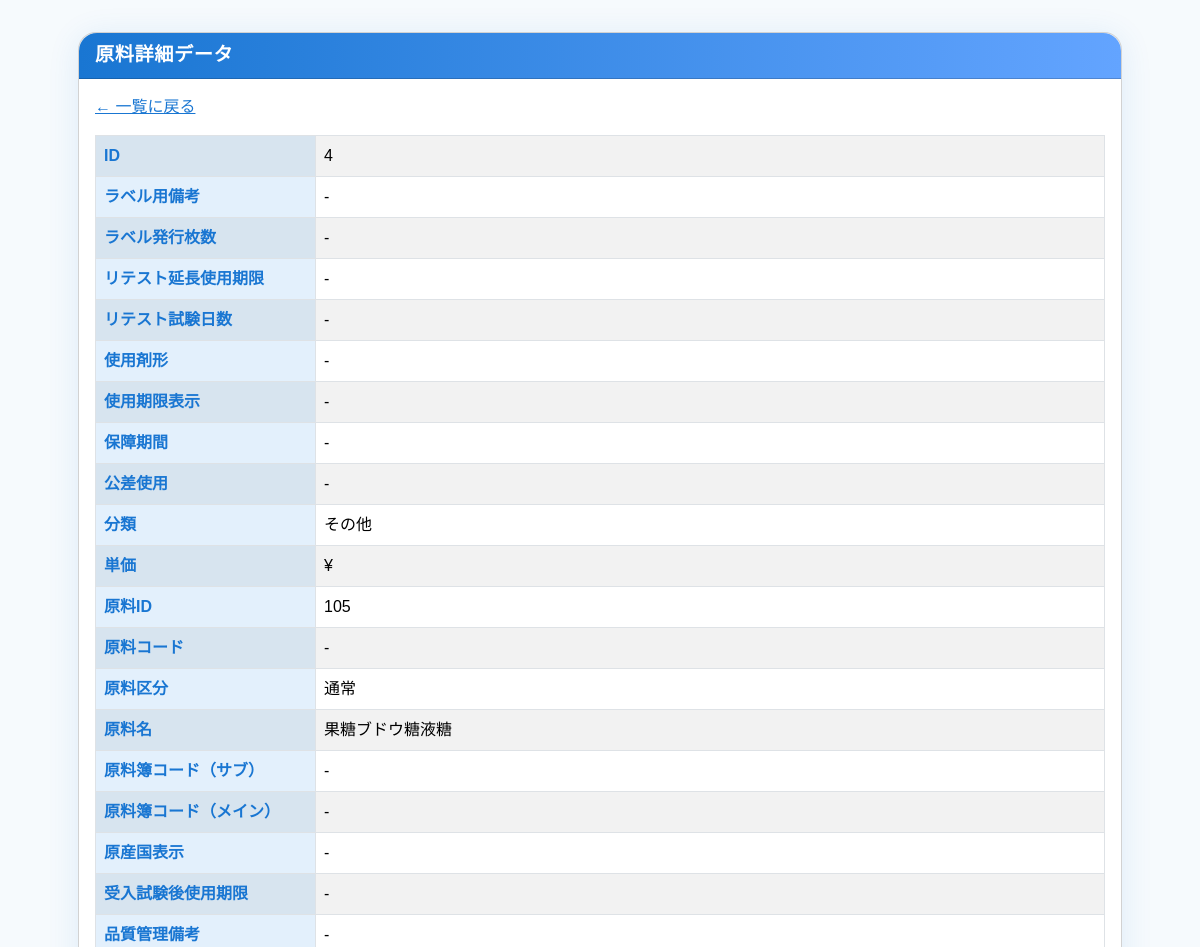
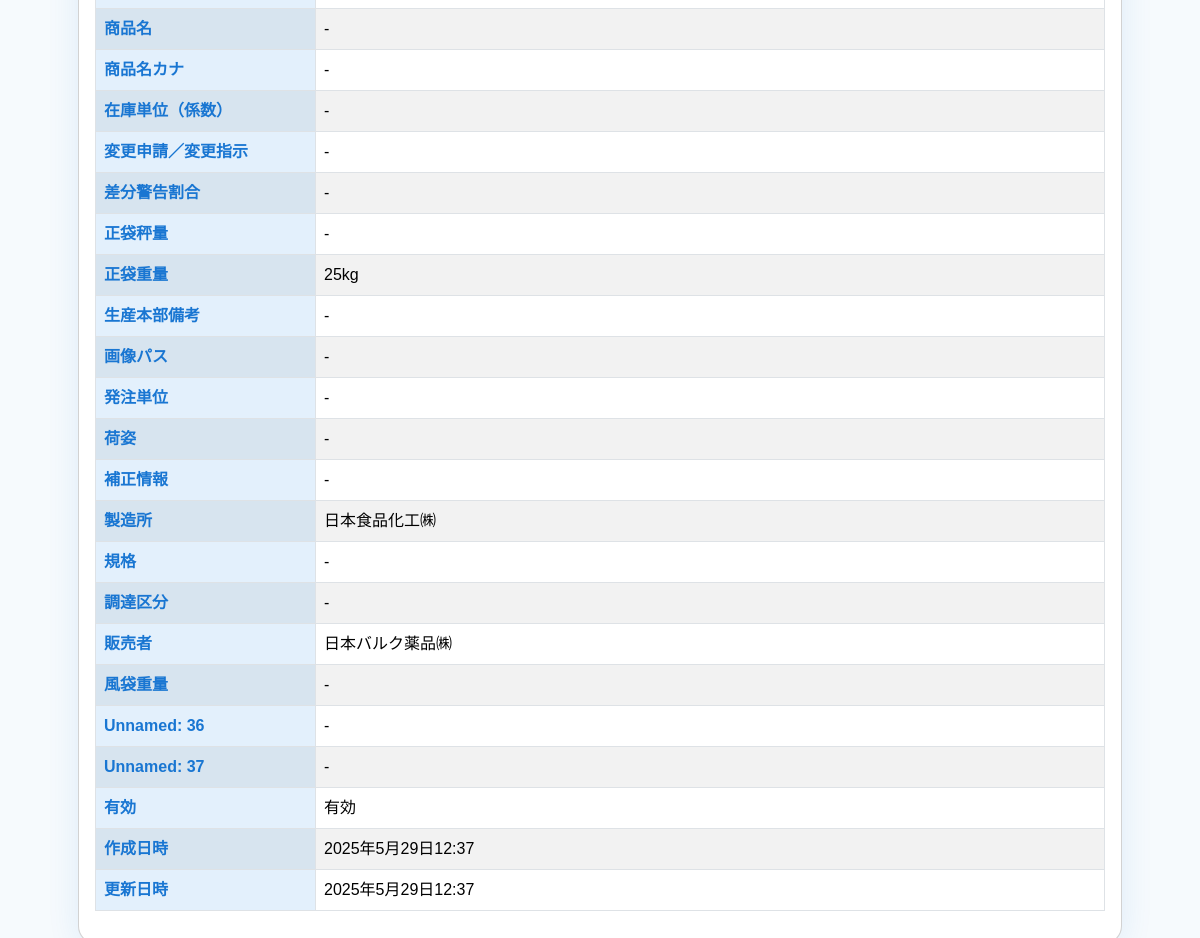
/detail/4/, run on the app's committed database (2 pictures, top to bottom).
### materials/models.py (models this page shows, shortened)
class Material(models.Model):
    label_note = models.CharField('ラベル用備考', max_length=255)
    label_issue_count = models.CharField('ラベル発行枚数', max_length=100)
    retest_extension_expiry = models.CharField('リテスト延長使用期限', max_length=100)
    retest_days = models.CharField('リテスト試験日数', max_length=100)
    usage_form = models.CharField('使用剤形', max_length=100)
    expiry_display = models.CharField('使用期限表示', max_length=100)
    guarantee_period = models.CharField('保障期間', max_length=100)
    tolerance_usage = models.CharField('公差使用', max_length=100)
    category = models.CharField('分類', max_length=100)
    unit_price = models.CharField('単価', max_length=100)
    material_id = models.CharField('原料ID', max_length=100, unique=True)
    material_code = models.CharField('原料コード', max_length=100)
    material_category = models.CharField('原料区分', max_length=100)
    material_name = models.CharField('原料名', max_length=100)
    material_sub_code = models.CharField('原料簿コード（サブ）', max_length=100)
    material_main_code = models.CharField('原料簿コード（メイン）', max_length=100)
    origin_country = models.CharField('原産国表示', max_length=100)
    post_test_expiry = models.CharField('受入試験後使用期限', max_length=100)
    qc_note = models.CharField('品質管理備考', max_length=255)
    product_name = models.CharField('商品名', max_length=100)
    product_kana = models.CharField('商品名カナ', max_length=100)
    stock_unit_coefficient = models.CharField('在庫単位（係数）', max_length=100)
    change_request = models.CharField('変更申請／変更指示', max_length=100)
    diff_warn_rate = models.CharField('差分警告割合', max_length=100)
    main_bag_weighing = models.CharField('正袋秤量', max_length=100)
    main_bag_weight = models.CharField('正袋重量', max_length=100)
    hq_note = models.CharField('生産本部備考', max_length=255)
    image_path = models.CharField('画像パス', max_length=255)
    order_unit = models.CharField('発注単位', max_length=100)
    packaging = models.CharField('荷姿', max_length=100)
    correction_info = models.CharField('補正情報', max_length=100)
    manufacturer = models.CharField('製造所', max_length=100)
    standard = models.CharField('規格', max_length=100)
    procurement_type = models.CharField('調達区分', max_length=100)
    supplier = models.CharField('販売者', max_length=100)
    tare_weight = models.CharField('風袋重量', max_length=100)
    unnamed_36 = models.CharField('Unnamed: 36', max_length=100)
    unnamed_37 = models.CharField('Unnamed: 37', max_length=100)
    is_active = models.BooleanField('有効', default=True)
    created_at = models.DateTimeField('作成日時', auto_now_add=True)
    updated_at = models.DateTimeField('更新日時', auto_now=True)

### materials/views.py (the view)
# urls.py: path('detail/<int:pk>/', views.material_detail, name='material_detail'),
def material_detail(request, pk):
    material = get_object_or_404(Material, pk=pk)
    field_data = []
    for field in Material._meta.fields:
        field_data.append({
            "name": field.name,
            "verbose_name": field.verbose_name,
            "value": getattr(material, field.name)
        })
    return render(request, 'materials/material_detail.html', {
        'material': material,
        'field_data': field_data
    })

### templates/materials/material_detail.html (shortened to what this page needs)
{% extends "base.html" %}
{% load static %}
{% block extra_head %}
<link rel="stylesheet" href="https://cdn.jsdelivr.net/npm/bootstrap@5.3.3/dist/css/bootstrap.min.css">
{% endblock %}
{% block content %}
<div class="container px-2 px-md-5">
  <div class="card">
    <div class="card-header">
      原料詳細データ
    </div>
    <div class="card-body">
      <a href="{% url 'materials:material_list' %}" class="back-link mb-2 d-inline-block">&larr; 一覧に戻る</a>
      <table class="table table-bordered table-striped mt-2">
        <tbody>
        {% for field in field_data %}
          <tr>
            <th>{{ field.verbose_name }}</th>
            <td>
              {% if field.value is None or field.value == "" %}
                -
              {% elif field.name == "unit_price" %}
                ¥{{ field.value|stringformat:"d" }}
              {% elif field.name == "is_active" %}
                {% if field.value %}有効{% else %}無効{% endif %}
              {% else %}
                {{ field.value }}
              {% endif %}
            </td>
          </tr>
        {% endfor %}
        </tbody>
      </table>
    </div>
  </div>
</div>
{% endblock %}

### templates/materials/material_detail.html (style rules this page uses)
body, html { font-family: 'Noto Sans JP', 'メイリオ', sans-serif; background: #f6fafd; }
.card { border-radius: 18px; box-shadow: 0 4px 32px 0 rgba(25,118,210,0.11); margin-top: 32px; }
.card-header { background: linear-gradient(90deg, #1976d2, #63a4ff); color: #fff; font-size: 1.2rem; font-weight: bold; letter-spacing: 0.03em; border-top-left-radius: 18px !important; border-top-right-radius: 18px !important; }
.back-link { color: #1976d2; text-decoration: underline; font-weight: 500; }
.table th { background: #e3f0fc; width: 220px; color: #1976d2; font-weight: 600; }
.table td { background: #fff; }

### data on the page
Material: value "その他" "105" "通常" "果糖ブドウ糖液糖" "25kg" "日本食品化工㈱" "日本バルク薬品㈱" "2025年5月29日12:37" "2025年5月29日12:37"

### other printed values
{{ field.verbose_name }} "ID" "ラベル用備考" "ラベル発行枚数" "リテスト延長使用期限" "リテスト試験日数" "使用剤形" "使用期限表示" "保障期間" "公差使用" "分類" "単価" "原料ID" "原料コード" "原料区分" "原料名" "原料簿コード（サブ）" "原料簿コード（メイン）" "原産国表示" "受入試験後使用期限" "品質管理備考" "商品名" "商品名カナ" "在庫単位（係数）" "変更申請／変更指示" "差分警告割合" "正袋秤量" "正袋重量" "生産本部備考" "画像パス" "発注単位" "荷姿" "補正情報" "製造所" "規格" "調達区分" "販売者" "風袋重量" "Unnamed: 36" "Unnamed: 37" "有効" "作成日時" "更新日時"
{{ field.value }} "4"
